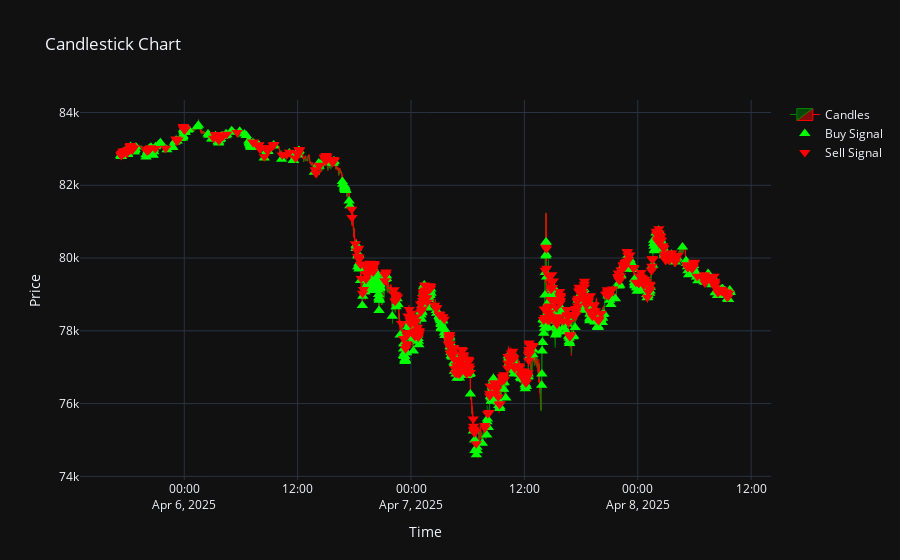

Notebook source saved alongside this figure:
### Code cell
total_pnl, end_pnls, rewards, actions = validate_agent(test_env, agent, test_features, render=True, episodes=1, verbose=False)

print(f"Total PnL on test set: {total_pnl:.2f}")

### Figure 1 — Plotly figure (JSON) as saved in the notebook; plotly's stock layout.template omitted (floating-point values rounded to 4 significant figures; data arrays with more than 128 entries replaced by an {"elided": "..."} marker saying what was removed)
{"data": [{"close": {"elided": "3871 float values"}, "decreasing": {"line": {"color": "red"}}, "high": {"elided": "3871 float values"}, "increasing": {"line": {"color": "green"}}, "line": {"width": 1}, "low": {"elided": "3871 float values"}, "name": "Candles", "open": {"elided": "3871 float values"}, "type": "candlestick", "whiskerwidth": 0.2, "x": {"elided": "3871 str values"}}, {"marker": {"color": "lime", "size": 10, "symbol": "triangle-up"}, "mode": "markers", "name": "Buy Signal", "type": "scatter", "x": {"elided": "840 str values"}, "y": {"elided": "840 float values"}}, {"marker": {"color": "red", "size": 10, "symbol": "triangle-down"}, "mode": "markers", "name": "Sell Signal", "type": "scatter", "x": {"elided": "583 str values"}, "y": {"elided": "583 float values"}}], "layout": {"title": {"text": "Candlestick Chart"}, "xaxis": {"rangeslider": {"visible": false}, "title": {"text": "Time"}}, "yaxis": {"title": {"text": "Price"}}}}
